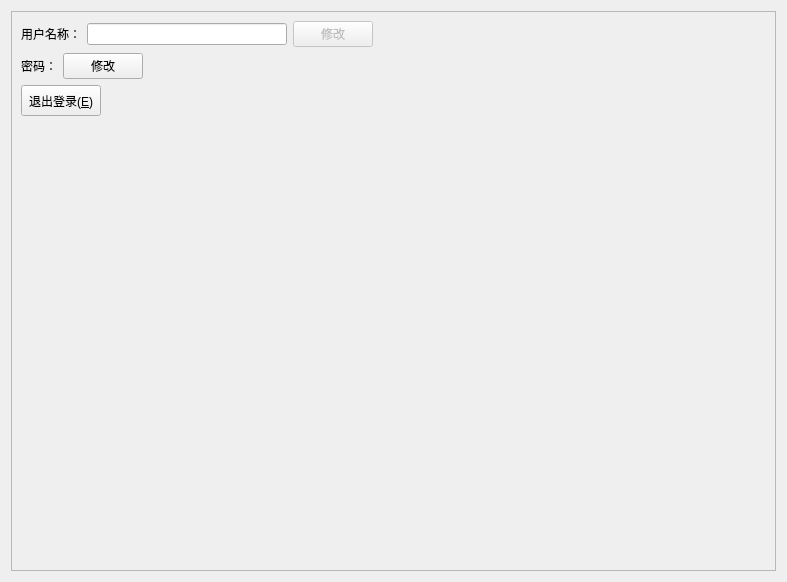
<?xml version="1.0" encoding="UTF-8"?>
<ui version="4.0">
 <class>SelfUserSettingsForm</class>
 <widget class="QWidget" name="SelfUserSettingsForm">
  <property name="geometry">
   <rect>
    <x>0</x>
    <y>0</y>
    <width>787</width>
    <height>582</height>
   </rect>
  </property>
  <property name="windowTitle">
   <string>Form</string>
  </property>
  <layout class="QVBoxLayout" name="verticalLayout">
   <item>
    <widget class="QScrollArea" name="scrollArea">
     <property name="widgetResizable">
      <bool>true</bool>
     </property>
     <widget class="QWidget" name="scrollAreaWidgetContents">
      <property name="geometry">
       <rect>
        <x>0</x>
        <y>0</y>
        <width>773</width>
        <height>568</height>
       </rect>
      </property>
      <layout class="QVBoxLayout" name="verticalLayout_2">
       <item>
        <layout class="QHBoxLayout" name="horizontalLayout">
         <item>
          <widget class="QLabel" name="label">
           <property name="text">
            <string>用户名称：</string>
           </property>
          </widget>
         </item>
         <item>
          <widget class="QLineEdit" name="lineEditUserName">
           <property name="minimumSize">
            <size>
             <width>200</width>
             <height>0</height>
            </size>
           </property>
           <property name="maximumSize">
            <size>
             <width>200</width>
             <height>16777215</height>
            </size>
           </property>
          </widget>
         </item>
         <item>
          <widget class="QPushButton" name="pushButtonModifyName">
           <property name="enabled">
            <bool>false</bool>
           </property>
           <property name="text">
            <string>修改</string>
           </property>
          </widget>
         </item>
         <item>
          <spacer name="horizontalSpacer">
           <property name="orientation">
            <enum>Qt::Orientation::Horizontal</enum>
           </property>
           <property name="sizeHint" stdset="0">
            <size>
             <width>40</width>
             <height>20</height>
            </size>
           </property>
          </spacer>
         </item>
        </layout>
       </item>
       <item>
        <layout class="QHBoxLayout" name="horizontalLayout_2">
         <item>
          <widget class="QLabel" name="label_2">
           <property name="text">
            <string>密码：</string>
           </property>
          </widget>
         </item>
         <item>
          <widget class="QPushButton" name="pushButtonModifyPsw">
           <property name="text">
            <string>修改</string>
           </property>
          </widget>
         </item>
         <item>
          <spacer name="horizontalSpacer_2">
           <property name="orientation">
            <enum>Qt::Orientation::Horizontal</enum>
           </property>
           <property name="sizeHint" stdset="0">
            <size>
             <width>40</width>
             <height>20</height>
            </size>
           </property>
          </spacer>
         </item>
        </layout>
       </item>
       <item>
        <layout class="QHBoxLayout" name="horizontalLayout_3">
         <item>
          <widget class="QPushButton" name="pushButton_3">
           <property name="minimumSize">
            <size>
             <width>0</width>
             <height>31</height>
            </size>
           </property>
           <property name="maximumSize">
            <size>
             <width>16777215</width>
             <height>31</height>
            </size>
           </property>
           <property name="text">
            <string>退出登录(&amp;E)</string>
           </property>
           <property name="icon">
            <iconset theme="QIcon::ThemeIcon::SystemShutdown"/>
           </property>
          </widget>
         </item>
         <item>
          <spacer name="horizontalSpacer_3">
           <property name="orientation">
            <enum>Qt::Orientation::Horizontal</enum>
           </property>
           <property name="sizeHint" stdset="0">
            <size>
             <width>40</width>
             <height>20</height>
            </size>
           </property>
          </spacer>
         </item>
        </layout>
       </item>
       <item>
        <spacer name="verticalSpacer">
         <property name="orientation">
          <enum>Qt::Orientation::Vertical</enum>
         </property>
         <property name="sizeHint" stdset="0">
          <size>
           <width>20</width>
           <height>462</height>
          </size>
         </property>
        </spacer>
       </item>
      </layout>
     </widget>
    </widget>
   </item>
  </layout>
 </widget>
 <resources/>
 <connections/>
</ui>
